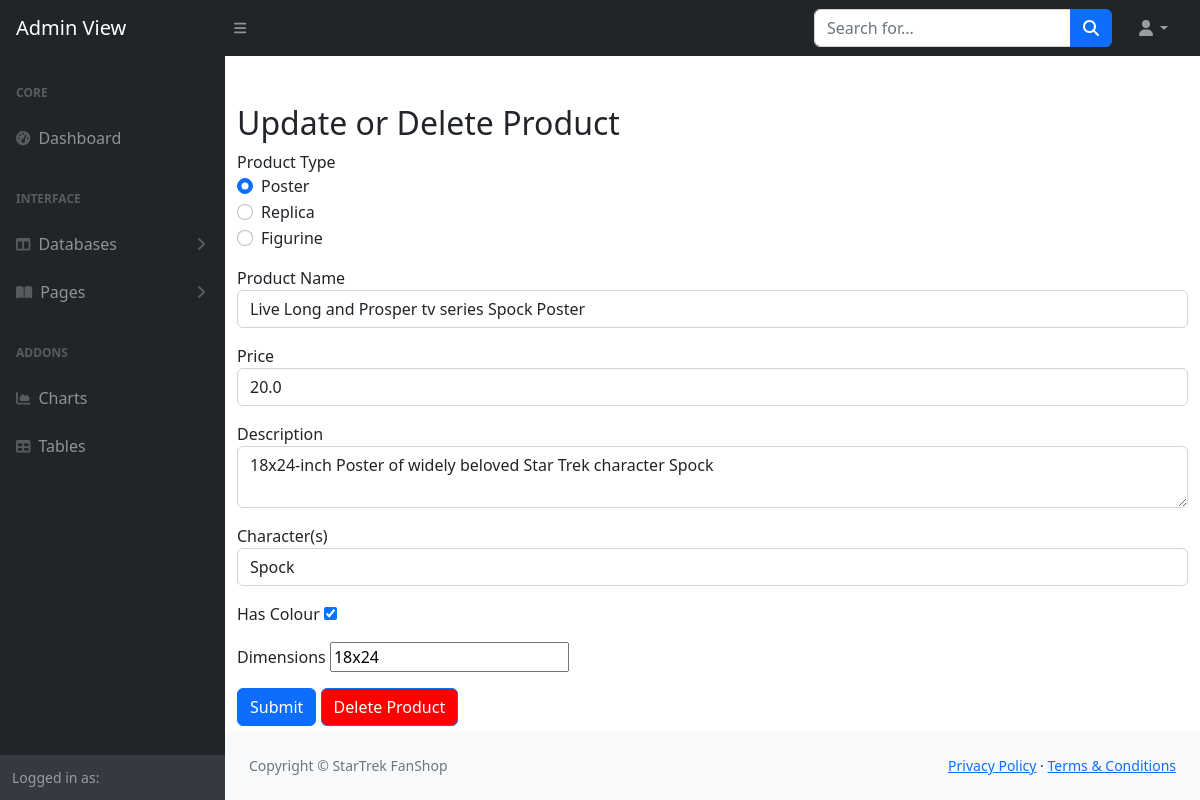
The app's page /manage_product/3, older data.
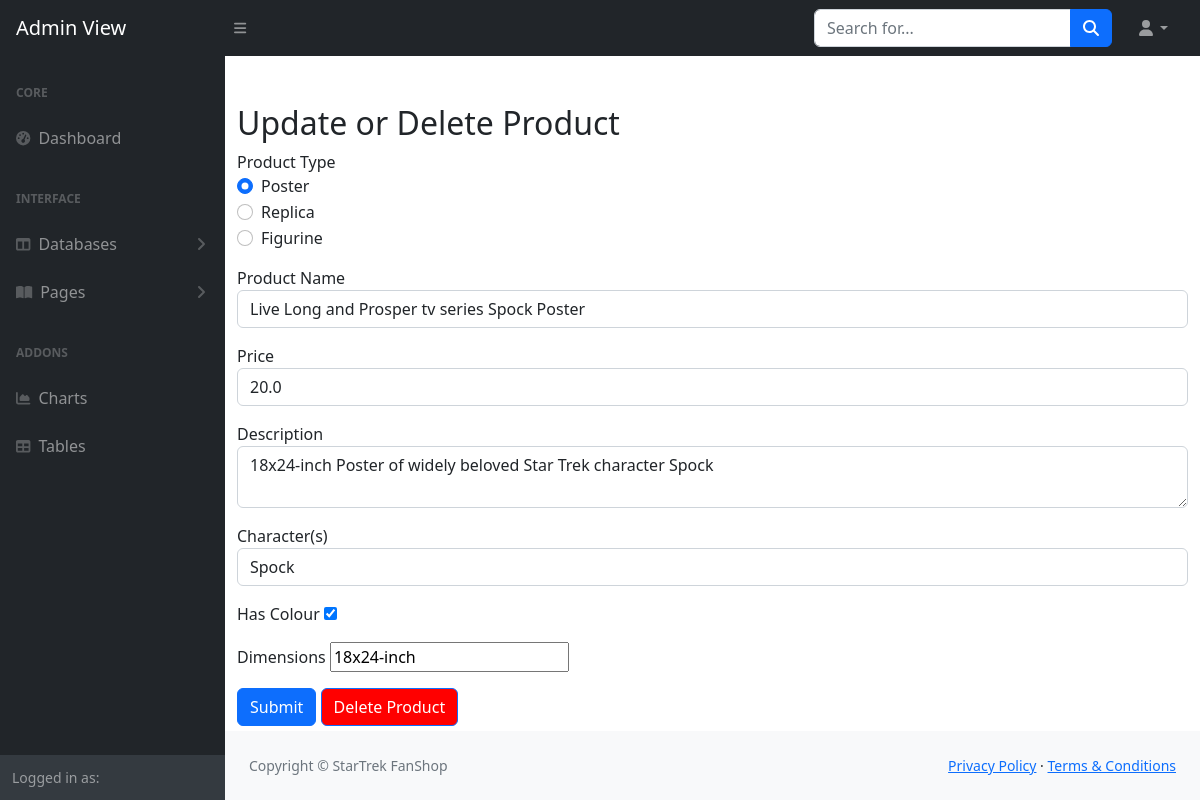
The same page, newer data.
### tables this page shows
CREATE TABLE products (
        productID INTEGER PRIMARY KEY AUTOINCREMENT,
        productName TEXT NOT NULL,
        price REAL NOT NULL,
        type TEXT,
        gender TEXT,
        movable BOOLEAN,
        isMirror BOOLEAN,
        character TEXT,
        hasColour BOOLEAN,
        dimensions TEXT,
        material TEXT,
        scale TEXT,
        isLimited BOOLEAN,
        description TEXT,
        image_blob BLOB
    );

### app.py (the view, shortened to what this page needs)
@app.route('/manage_product/<int:productID>', methods=['GET', 'POST'])
def manage_product(productID):
    productService = ProductService()
    product = productService.get_product_by_id(productID)
    if product.image_blob:
        product.image = base64.b64encode(product.image_blob).decode('utf-8')
    else:
        product.image = None
    return render_template('manage_product.html', product=product)

### dao/productDAO.py (called while the page is built)
    def get_product_by_id(self, productID):
        sql = '''SELECT * FROM products WHERE productID = ?'''
        cursor = self.conn.execute(sql, (productID,))
        row = cursor.fetchone()
        if row:
            return Product(*row)
        self.conn.close()
        return None

### services/ProductService.py (called while the page is built)
    def get_product_by_id(self, productID):
        return self.productDAO.get_product_by_id(productID)

### templates/manage_product.html (shortened to what the changed rows need)
<!DOCTYPE html>
<html lang="en">
    <head>
        <link href="https://cdn.jsdelivr.net/npm/simple-datatables@7.1.2/dist/style.min.css" rel="stylesheet" />
        <link href="{{ url_for('static', filename='css/styles_admin.css') }}" rel="stylesheet" />
    </head>
    <body class="sb-nav-fixed">
        <div id="layoutSidenav">
            <div id="layoutSidenav_content">
    <div class="container mt-5">
        <h2>Update or Delete Product</h2>
        <form method="POST" name='edit' action="{{ url_for('manage_product', productID=product.productID) }}">
            <div class="form-group mb-3">
                <div class="form-check">
                    <input class="form-check-input" type="radio" name="productType" id="poster" value="poster" {% if product.type == 'poster' %} checked {% endif %} onchange="this.form.submit()">
                    <label class="form-check-label" for="poster">Poster</label>
                </div>
                <div class="form-check">
                    <input class="form-check-input" type="radio" name="productType" id="replica" value="replica" {% if product.type == 'replica' %} checked {% endif %} onchange="this.form.submit()">
                    <label class="form-check-label" for="replica">Replica</label>
                </div>
                <div class="form-check">
                    <input class="form-check-input" type="radio" name="productType" id="figurine" value="figurine" {% if product.type == 'figurine' %} checked {% endif %} onchange="this.form.submit()">
                    <label class="form-check-label" for="figurine">Figurine</label>
                </div>
            </div>
        </form>
        <form method="POST" name="save" action="{{ url_for('manage_product', productID=product.productID) }}" enctype="multipart/form-data">
            <div class="form-group mb-3">
                <label for="productName">Product Name</label>
                <input type="text" class="form-control" id="productName" name="productName" value="{{ product.productName }}" required>
            </div>
            <div class="form-group mb-3">
                <label for="price">Price</label>
                <input type="number" class="form-control" id="price" name="price" value="{{ product.price }}" required>
            </div>
            <div class="form-group mb-3">
                <label for="description">Description</label>
                <textarea class="form-control" id="description" name="description" required>{{ product.description }}</textarea>
            </div>
            <div {% if product.type != 'poster' %}style="display: none;"{% endif %}>
                <div class="form-group mb-3">
                    <label for="character">Character(s)</label>
                    <input type="text" class="form-control" id="character" name="character" value="{{ product.character }}" {% if product.type == 'poster' %} required {% endif %}>
                </div>
                <div class="form-group mb-3">
                    <label for="hasColour">Has Colour</label>
                    <input type="checkbox" id="hasColour" name="hasColour" {% if product.hasColour %} checked {% endif %}>
                </div>
                <div class="form-group mb-3">
                    <label for="dimensions">Dimensions</label>
                    <input type="text" id="dimensions" name="dimensions" value="{{ product.dimensions }}" {% if product.type == 'poster' %} required {% endif %}>
                </div>
            </div>
        </form>
    </div>
</html>

Row changes from the older to the newer data that the page shows:
changed products "☑ Poster": dimensions "18x24" → "18x24-inch"
